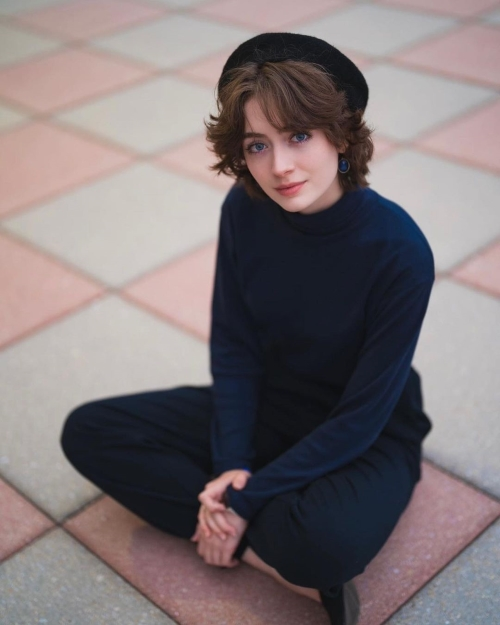
#> input picture Bagian 3 Nomor 5/ashlyn.jpg, 500 x 625 px
$ jupyter execute Jawaban.ipynb
#> lines starting #> are read from the running program, lines starting #| are printed output that depends on the picture; after the words box and inside, x2 and y2 are one past the last pixel; in counts of white or black regions, pixels touching at a corner belong together
[cell 1]
import cv2 as cv

img = cv.imread('ashlyn.jpg')
#> img is the input picture: shape (625, 500, 3); mean B, G, R 118.7, 116.6, 126.3
cv.imshow('ashlyn', img)

gray = cv.cvtColor(img, cv.COLOR_BGR2GRAY)
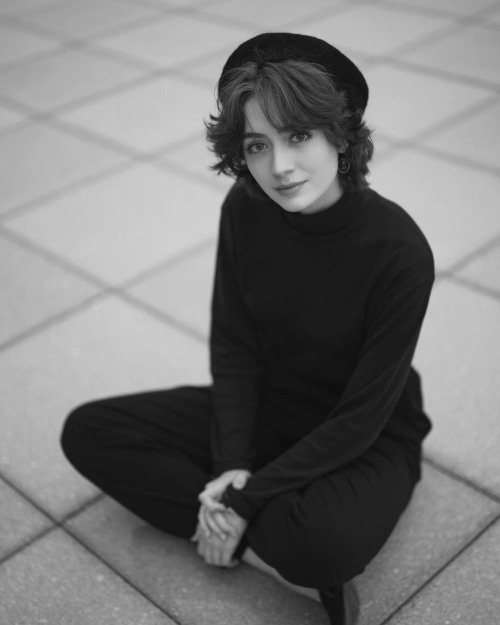
#> gray: shape (625, 500); min 13, max 210, mean 119.8
cv.imshow('Gray', gray)

# Simple Thresholding
threshold, thresh = cv.threshold(gray, 150, 255, cv.THRESH_BINARY )
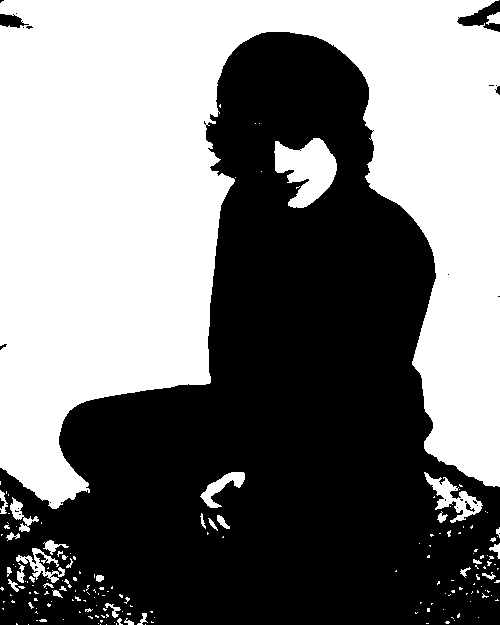
#> thresh: shape (625, 500); 48.5% white; 181 white regions (146 under 20 px), largest, box (x1, y1, x2, y2) and area: (0, 0, 500, 509) 144049, (274, 138, 337, 208) 2700, (424, 472, 483, 523) 995
cv.imshow('Simple Thresholded', thresh)

threshold, thresh_inv = cv.threshold(gray, 150, 255, cv.THRESH_BINARY_INV )
cv.imshow('Simple Thresholded Inverse', thresh_inv)

while True:
    key = cv.waitKey(1) & 0xFF
#> (key Esc is pressed here)
    if key == ord('s'):  # Menutup jendela saat tombol 's' ditekan
        break

cv.destroyAllWindows()
